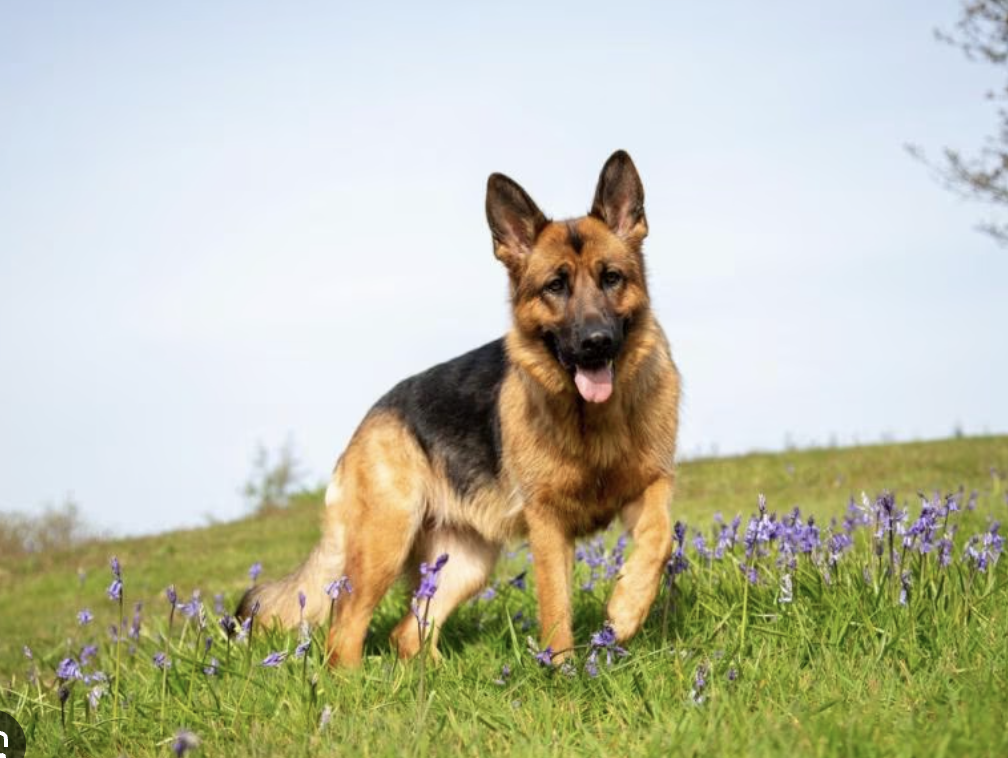
#> input picture Homework2/dog.png, 1008 x 758 px
$ python Question4.py
#> lines starting #> are read from the running program, lines starting #| are printed output that depends on the picture
"""
Vincenzo Macri
Digital Image Processing
Homework 2, Question 4:

Take any image and apply the Fourier Transform to this image and the following
filters:
(a) Butterworth filters
(b) Gaussian filters
--

Below please find my implementation of the Butterworth and Gaussian filters.

"""

import numpy as np
import cv2
from scipy import fftpack

# read the image
img = cv2.imread('dog.png', 0)  # read as grayscale
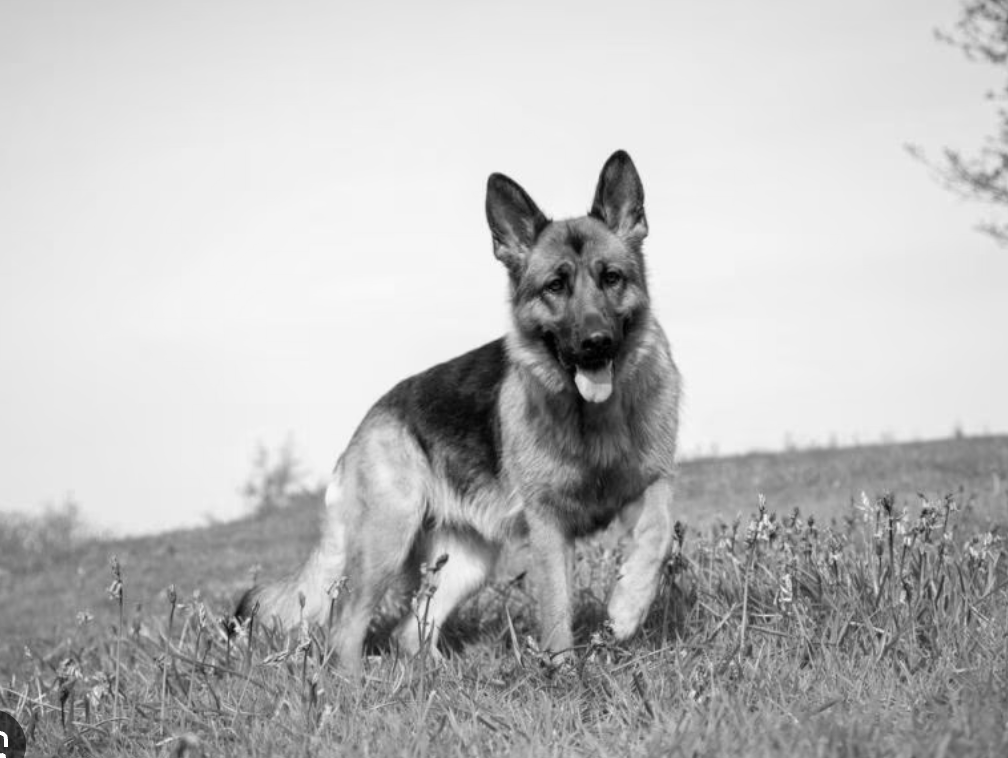
#> img: shape (758, 1008); min 0, max 255, mean 188.5

# compute fourier transform
f = fftpack.fft2(img)
fshift = fftpack.fftshift(f)

# get dimensions and center
rows, cols = img.shape
#> rows = 758; cols = 1008
center_row, center_col = rows // 2, cols // 2
#> center_row = 379; center_col = 504

# create meshgrid
y, x = np.ogrid[:rows, :cols]
#> y = 758 values from 0 to 757
y, x = y - center_row, x - center_col
#> y = 758 values from -379 to 378

# butterworth filter
def butterworth_filter(d0, n):
    d = np.sqrt(x*x + y*y)
    return 1 / (1 + (d / d0)**(2*n))

# gaussian filter
def gaussian_filter(d0):
    d = np.sqrt(x*x + y*y)
    return np.exp(-(d*d) / (2*d0*d0))


d0 = 50
n = 2

# apply butterworth
h_butterworth = butterworth_filter(d0, n)
g_butterworth = fshift * h_butterworth
img_back_butterworth = np.abs(fftpack.ifft2(fftpack.ifftshift(g_butterworth)))
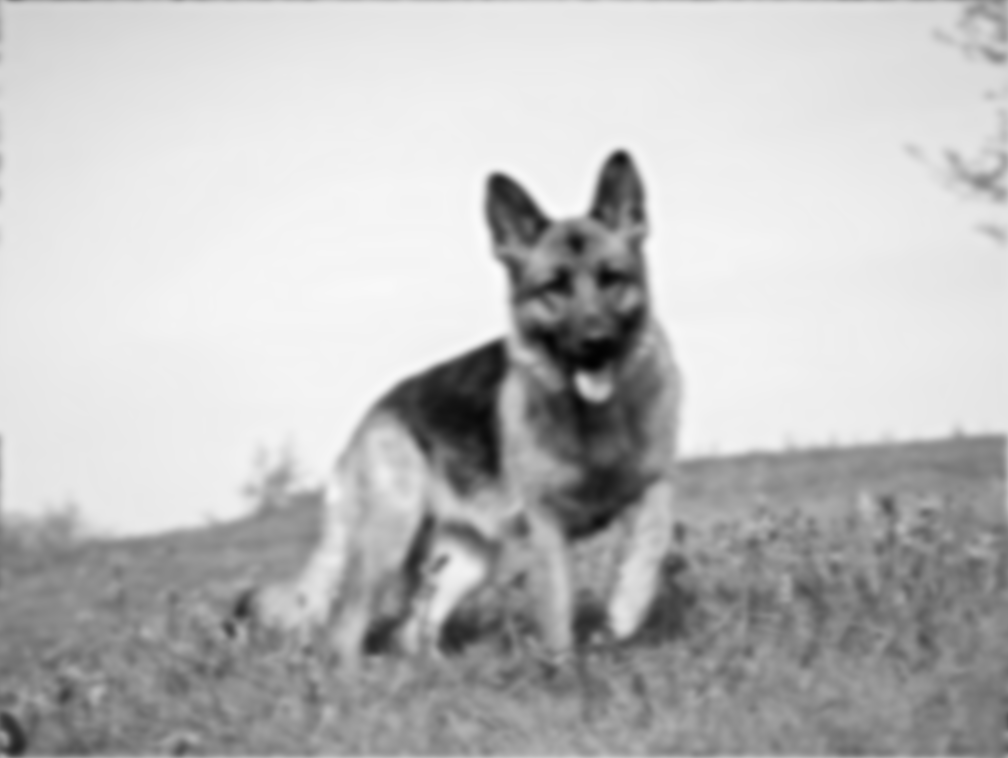
#> img_back_butterworth: shape (758, 1008) float64; min 1.94, max 251.5, mean 188.5

cv2.imwrite(f'outputs//butterworth_d0_{d0}_n_{n}.png', img_back_butterworth)

cv2.imshow('Butterworth Filter', img_back_butterworth / 255.0)
cv2.waitKey(0)

# apply gaussian
h_gaussian = gaussian_filter(d0)
g_gaussian = fshift * h_gaussian
img_back_gaussian = np.abs(fftpack.ifft2(fftpack.ifftshift(g_gaussian)))

cv2.imwrite(f'outputs//gaussian_d0_{d0}.png', img_back_gaussian)

cv2.imshow('Gaussian Filter', img_back_gaussian / 255.0)
cv2.waitKey(0)

cv2.destroyAllWindows()
